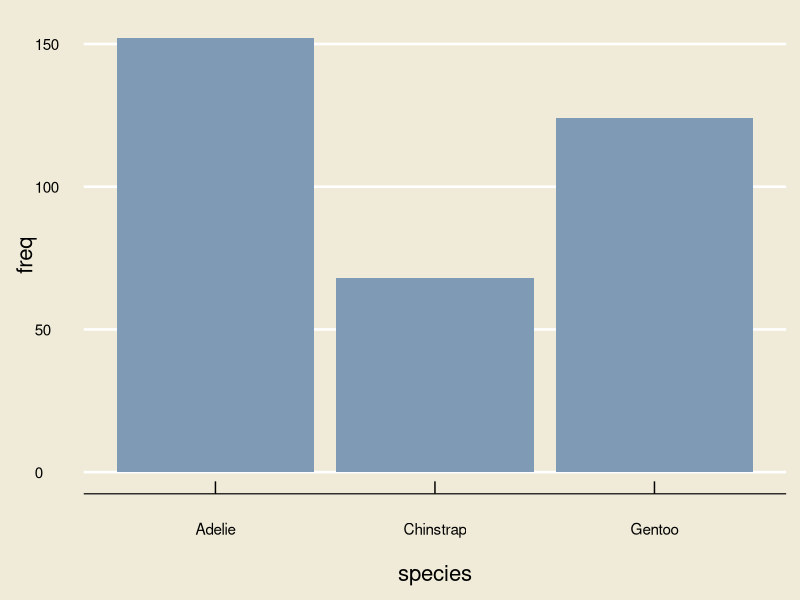
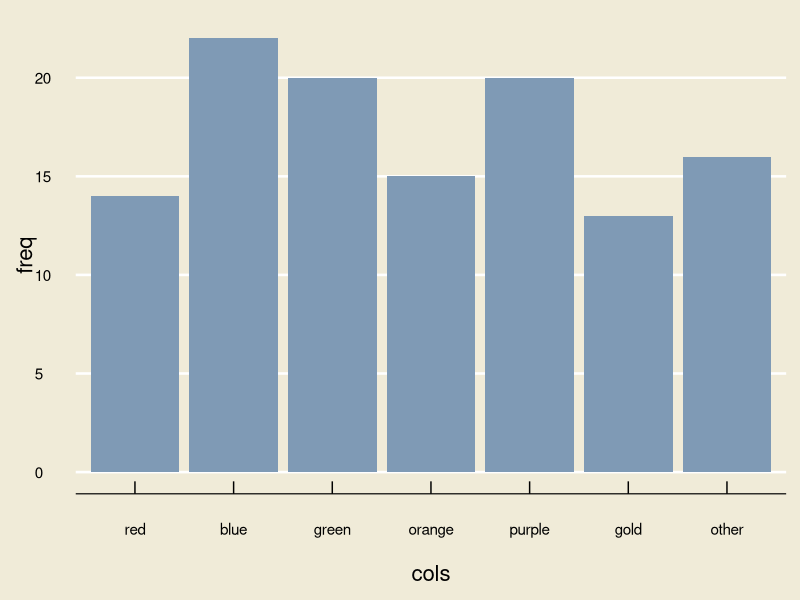
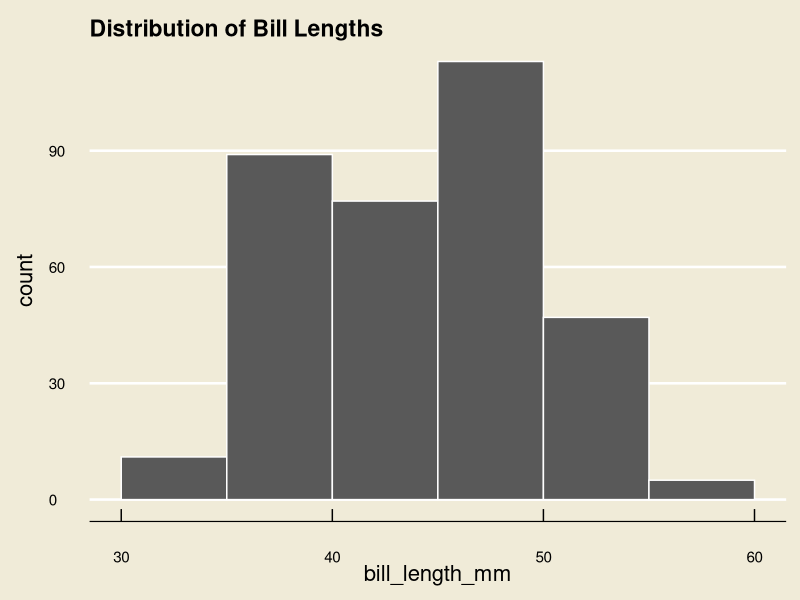
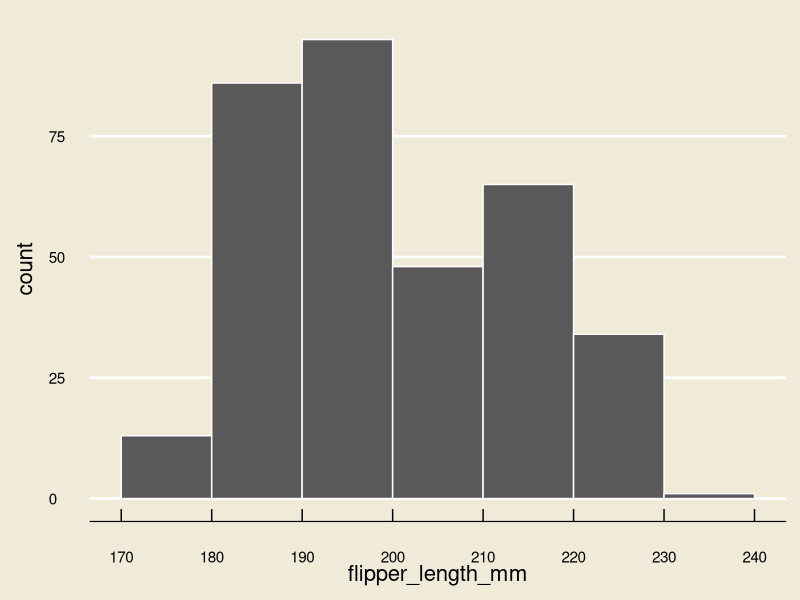
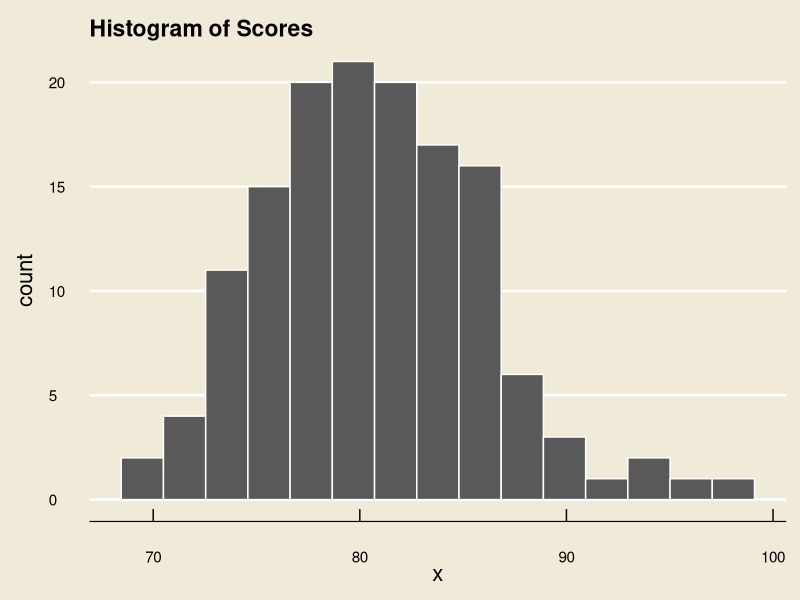
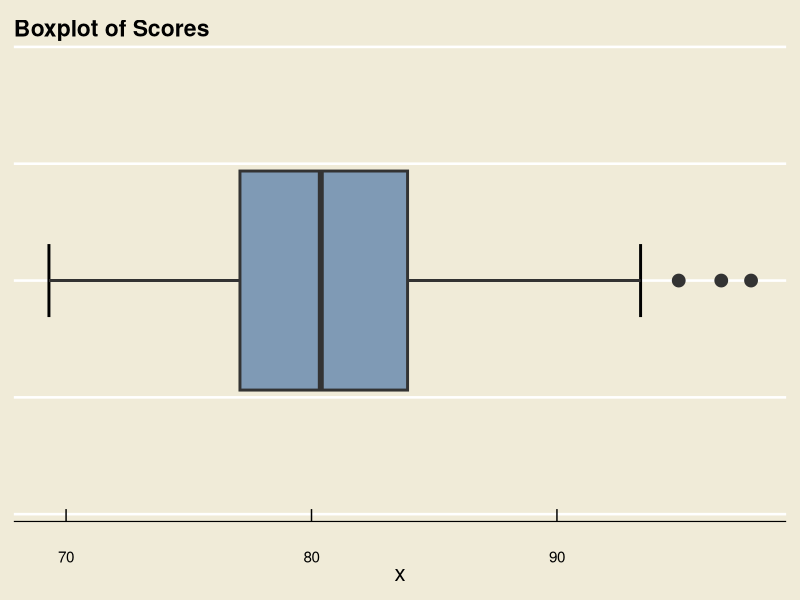
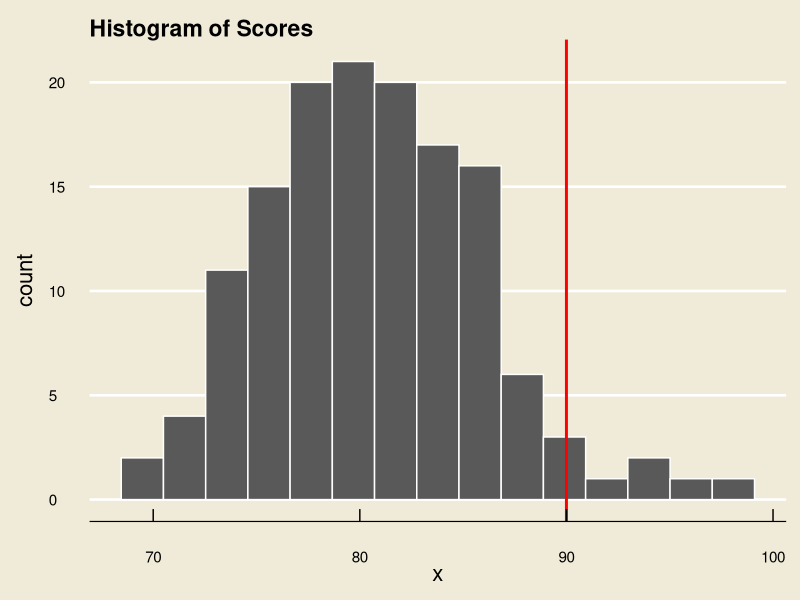
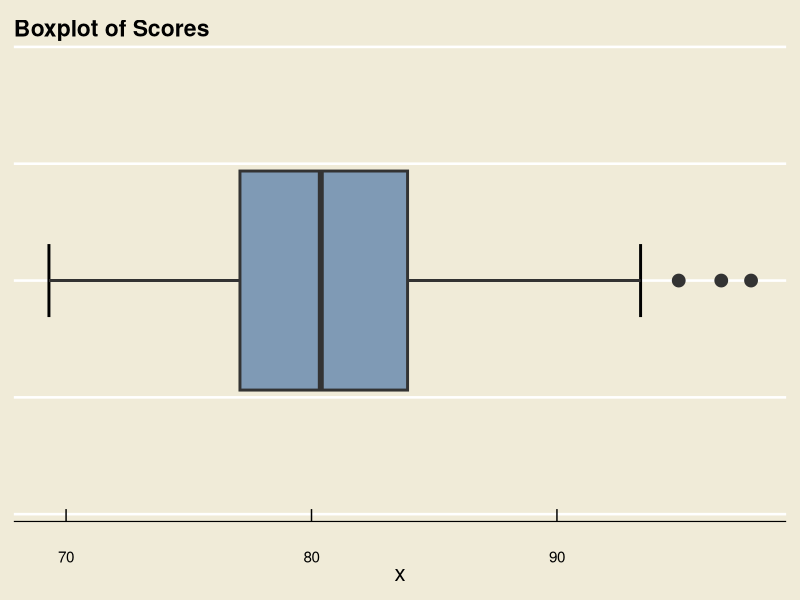

R code for these plots, in order:
## ---- chunk 1
library(tidyverse)
library(ggthemes)
## ---- chunk 2
#| class-output: hscroll

library(palmerpenguins)
library(tidyverse)
# penguins
cat(format(as_tibble(penguins))[-c(3L, 1L)], sep = "\n")
## ---- chunk 3
#| class-output: hscroll

library(palmerpenguins)
penguins$species
## ---- chunk 4
#| class-output: hscroll

library(palmerpenguins)
penguins$species
## ---- chunk 5
table(penguins$species)
## ---- chunk 6
library(tidyverse)
library(ggthemes)

data.frame(table(penguins$species)) %>%
  rename(species = Var1, freq = Freq) %>%
  ggplot(aes(x = species, y = freq)) +
  geom_bar(stat = "identity",
           fill = "#7f9ab5") +
  theme_economist(base_size = 18) +
  theme(panel.background = element_rect("#f0ebd8"),
        plot.background = element_rect(fill = "#f0ebd8"),
        axis.title.x = element_text(size = 16,
                                    margin = margin(
                                      t = 20, 
                                      r = 0,
                                      b = 0, 
                                      l = 0)),
        axis.title.y = element_text(size = 16)
  )
## ---- chunk 7
#| echo: false

set.seed(123)
cols <- sample(c("red", "blue", "green", "orange", "purple", "gold", "other"), 120, replace = T, prob = c(0.15, 0.15, 0.13, 0.14, 0.16, 0.13, 0.14))
cols <- factor(cols,
               levels = c("red", "blue", "green", "orange", "purple", "gold", "other"),
                         ordered = T)

data.frame(table(cols)) %>%
  ggplot(aes(x = cols, y = Freq)) +
  geom_bar(stat = "identity",
           fill = "#7f9ab5") +
  theme_economist(base_size = 18) +
  theme(panel.background = element_rect("#f0ebd8"),
        plot.background = element_rect(fill = "#f0ebd8"),
        axis.title.x = element_text(size = 16,
                                    margin = margin(
                                      t = 20, 
                                      r = 0,
                                      b = 0, 
                                      l = 0)),
        axis.title.y = element_text(size = 16)
  ) +
  ylab("freq")
## ---- chunk 8
#| class-output: hscroll

library(palmerpenguins)
penguins$bill_length_mm
## ---- chunk 9
bins <- c("[30, 35]", "(35, 40]", "(40, 45]", "(45, 50]", "(50, 55]", "(55, 60]")
bill_length_mm <- na.omit(penguins$bill_length_mm)
counts <- hist(bill_length_mm, plot = F, breaks = 8)$counts

names(counts) <- bins
counts
## ---- chunk 10
#| echo: false

penguins %>%
  ggplot(aes(x = bill_length_mm)) +
  geom_histogram(col = "white",
                 breaks = seq(30, 60, by = 5)) +
  theme_economist(base_size = 18) +
  theme(panel.background = element_rect("#f0ebd8"),
        plot.background = element_rect(fill = "#f0ebd8"),
        axis.title.y = element_text(size = 16,
                                    margin = margin(
                                      t = 0, 
                                      r = 10,
                                      b = 0, 
                                      l = 0)),
        axis.title.x = element_text(size = 16)
  ) +
  ggtitle("Distribution of Bill Lengths")

## ---- chunk 11
penguins %>%
  ggplot(aes(x = flipper_length_mm)) +
  geom_histogram(col = "white",
                 breaks = seq(170, 240, by = 10)) +
  theme_economist(base_size = 18) +
  theme(panel.background = element_rect("#f0ebd8"),
        plot.background = element_rect(fill = "#f0ebd8"),
        axis.title.y = element_text(size = 16,
                                    margin = margin(
                                      t = 0, 
                                      r = 10,
                                      b = 0, 
                                      l = 0)),
        axis.title.x = element_text(size = 16)
  ) +
  scale_x_continuous(
    breaks = seq(170, 240, by = 10)
  )

## ---- chunk 12
#| class-output: hscroll

set.seed(130)
x <- rnorm(140, 80, 5)
x <- round(x, 3)
x
## ---- chunk 13
data.frame(x) %>%
  ggplot(aes(x = x)) +
  geom_histogram(col = "white", bins = 15) +
  theme_economist(base_size = 18) +
  theme(panel.background = element_rect("#f0ebd8"),
        plot.background = element_rect(fill = "#f0ebd8"),
        axis.title.y = element_text(size = 16,
                                    margin = margin(
                                      t = 0, 
                                      r = 10,
                                      b = 0, 
                                      l = 0)),
        axis.title.x = element_text(size = 16)
  ) +
  ggtitle("Histogram of Scores")
## ---- chunk 14
data.frame(x) %>%
  ggplot(aes(x = x)) +
  stat_boxplot(geom = "errorbar", 
               width = 0.25,
               linewidth = 1) +
  geom_boxplot(fill =  "#7f9ab5", 
               size = 1,
               outlier.size = 4) +
  theme_economist(base_size = 18) +
  theme(panel.background = element_rect("#f0ebd8"),
        plot.background = element_rect(fill = "#f0ebd8"),
        axis.title.y = element_text(size = 16,
                                    margin = margin(
                                      t = 0, 
                                      r = 10,
                                      b = 0, 
                                      l = 0)),
        axis.title.x = element_text(size = 16),
        axis.text.y = element_blank()
  ) +
  ylim(c(-0.75, 0.75)) +
  ggtitle("Boxplot of Scores")
## ---- chunk 15
data.frame(x) %>%
  ggplot(aes(x = x)) +
  geom_histogram(col = "white", bins = 15) +
  theme_economist(base_size = 18) +
  theme(panel.background = element_rect("#f0ebd8"),
        plot.background = element_rect(fill = "#f0ebd8"),
        axis.title.y = element_text(size = 16,
                                    margin = margin(
                                      t = 0, 
                                      r = 10,
                                      b = 0, 
                                      l = 0)),
        axis.title.x = element_text(size = 16)
  ) +
  ggtitle("Histogram of Scores") +
  geom_vline(xintercept = 90,
             size = 1,
             col = "red")
## ---- chunk 16
data.frame(x) %>%
  ggplot(aes(x = x)) +
  stat_boxplot(geom = "errorbar", 
               width = 0.25,
               linewidth = 1) +
  geom_boxplot(fill =  "#7f9ab5", 
               size = 1,
               outlier.size = 4) +
  theme_economist(base_size = 18) +
  theme(panel.background = element_rect("#f0ebd8"),
        plot.background = element_rect(fill = "#f0ebd8"),
        axis.title.y = element_text(size = 16,
                                    margin = margin(
                                      t = 0, 
                                      r = 10,
                                      b = 0, 
                                      l = 0)),
        axis.title.x = element_text(size = 16),
        axis.text.y = element_blank()
  ) +
  ylim(c(-0.75, 0.75)) +
  ggtitle("Boxplot of Scores")
## ---- chunk 17
penguins %>%
  ggplot(aes(x = bill_length_mm)) +
  stat_boxplot(geom = "errorbar", 
               width = 0.25,
               linewidth = 1) +
  geom_boxplot(fill =  "#7f9ab5", 
               linewidth = 1,
               outlier.size = 4) +
  theme_economist(base_size = 18) +
  theme(panel.background = element_rect("#f0ebd8"),
        plot.background = element_rect(fill = "#f0ebd8"),
        axis.title.y = element_text(size = 16,
                                    margin = margin(
                                      t = 0, 
                                      r = 10,
                                      b = 0, 
                                      l = 0)),
        axis.title.x = element_text(size = 16),
        axis.text.y = element_blank()
  ) +
  ylim(c(-0.75, 0.75))
